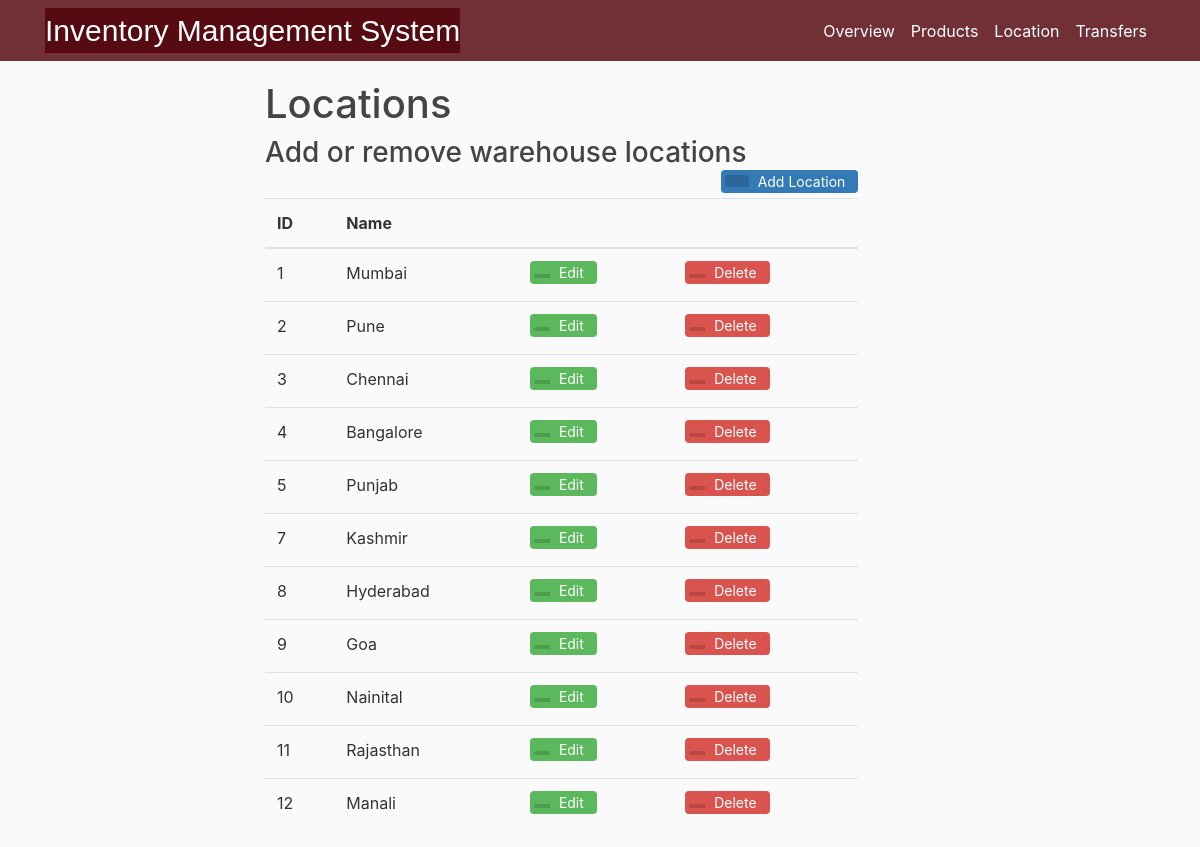
The app's page /Location, older data.
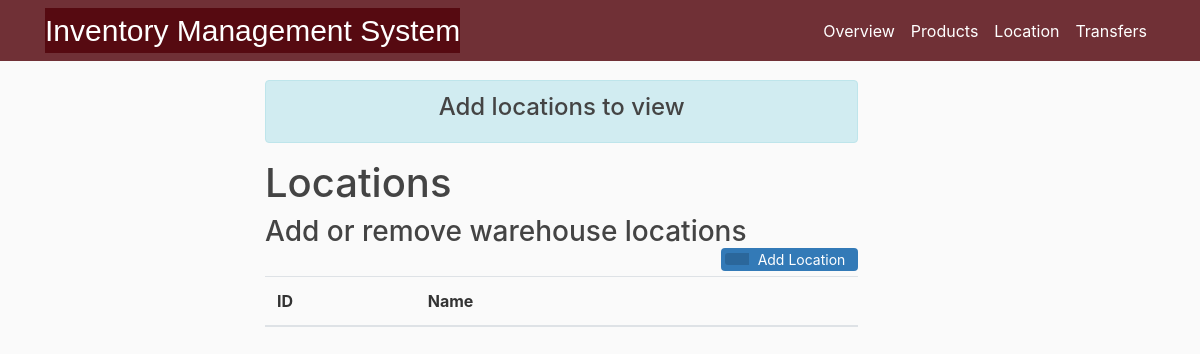
The same page, newer data.
### InventoryManagementRaj/models.py (models this page shows, shortened)
class Location(db.Model):
    loc_id = db.Column(db.Integer, primary_key= True)
    loc_name = db.Column(db.String(20),unique = True, nullable = False)

### InventoryManagementRaj/routes.py (the view, shortened to what this page needs)
@app.route("/Location", methods = ['GET', 'POST'])
def loc():
    form = addlocation()
    lform = editlocation()
    details = Location.query.all()
    exists = bool(Location.query.all())
    if exists== False and request.method == 'GET':
            flash(f'Add locations  to view','info')
    return render_template('loc.html',title = 'Locations',lform=lform,form = form,details=details)

### InventoryManagementRaj/templates/loc.html (shortened to what this page needs)
{% extends "overview.html" %}
{% block content %}
<div class="container">
  {% with messages = get_flashed_messages(with_categories=true) %}
     {%if messages %}
          {%for category, message in messages %}
            <div class="alert alert-{{ category }}">
               <h4 style="text-align:center;">{{ message }}</h4>
            </div>
          {%endfor%}
    {%endif %}
  {%endwith%}
</div>
<div class="container">
<h1>Locations</h1>
<div >
  <h3 style="display: inline-block;margin:0;"> Add or remove warehouse locations</h3>
  <button type="button" class="btn btn-add" data-toggle="modal" data-target="#exampleModal">
   <span class="btn-icon-add"></span>Add Location</button>
</div>
<table class="table table-hover">
<thead>
 <tr>
   <th>ID</th>
   <th>Name</th>
   <th></th>
   <th></th>
 </tr>
</thead>
<tbody>
  {% for d in details %}
  <tr>
    <td>{{d.loc_id}}</td>
    <td>{{d.loc_name}}</td>
   <td>
       <button type="button" class="btn btn-edit" data-toggle="modal" data-target ="#edit{{d.loc_id}}">
       <span class="btn-icon"></span>Edit</button>
   </td>
   <td>
      <a href="{{ url_for('delete', p_id = d.loc_id,type ='location' )}}">
       <button type="button" class="btn btn-delete">
       <span class="btn-icon"></span>Delete</button>
   </td>
 </tr>
{% endfor %}
</tbody>
</table>
</div>
{% endblock content %}

Row changes from the older to the newer data that the page shows:
removed Location: loc_id "1", loc_name "Mumbai"
removed Location: loc_id "2", loc_name "Pune"
removed Location: loc_id "3", loc_name "Chennai"
removed Location: loc_id "4", loc_name "Bangalore"
removed Location: loc_id "5", loc_name "Punjab"
removed Location: loc_id "7", loc_name "Kashmir"
removed Location: loc_id "8", loc_name "Hyderabad"
removed Location: loc_id "9", loc_name "Goa"
removed Location: loc_id "10", loc_name "Nainital"
removed Location: loc_id "11", loc_name "Rajasthan"
removed Location: loc_id "12", loc_name "Manali"
Text that changed along with them:
new list line: "Add locations to view"
